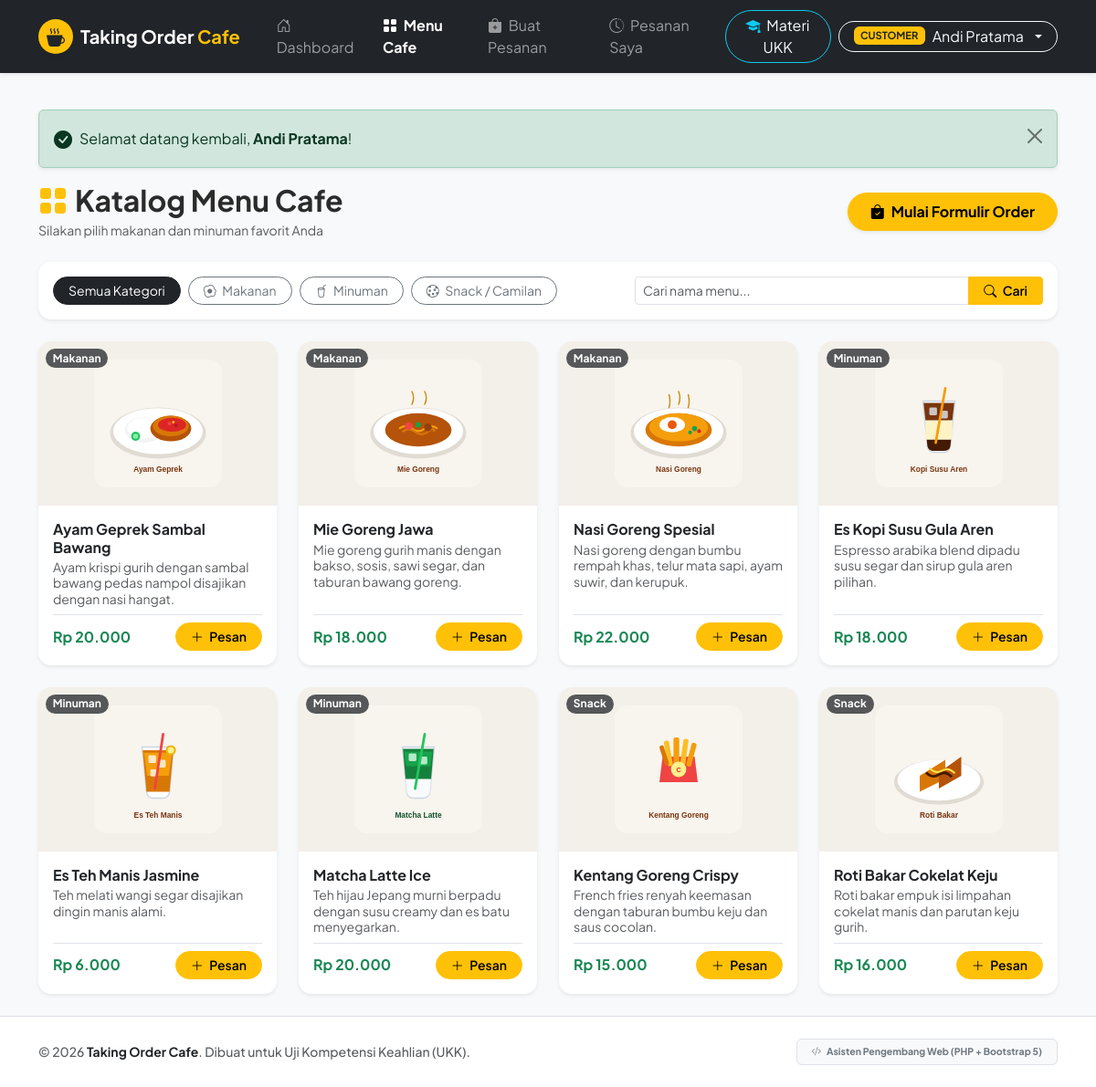
/customer/menu.php (signed in), run on the app's committed database.
### tables this page shows
CREATE TABLE IF NOT EXISTS `menus` (
    `id` INT AUTO_INCREMENT PRIMARY KEY,
    `name` VARCHAR(100) NOT NULL,
    `category` VARCHAR(50) NOT NULL,  
    `description` TEXT,
    `price` DECIMAL(10, 2) NOT NULL,
    `image` VARCHAR(255) DEFAULT 'default-menu.png',
    `status` ENUM('available', 'unavailable') NOT NULL DEFAULT 'available',
    `created_at` DATETIME DEFAULT CURRENT_TIMESTAMP
);

### customer/menu.php (the view, shortened to what this page needs)
<?php
require_once __DIR__ . '/../config/database.php';
require_once __DIR__ . '/../includes/functions.php';
$category = sanitize($_GET['category'] ?? '');
$search   = sanitize($_GET['search'] ?? '');
$sql = "SELECT * FROM menus WHERE status = 'available'";
$params = [];
$sql .= " ORDER BY category ASC, name ASC";
try {
    $stmt = $pdo->prepare($sql);
    $stmt->execute($params);
    $menus = $stmt->fetchAll();
} catch (PDOException $e) {
    $menus = [];
}
require_once __DIR__ . '/../includes/header.php';
?>
<div class="d-flex flex-column flex-md-row justify-content-between align-items-md-center gap-3 mb-4">
    <div>
        <h2 class="fw-bold mb-1"><i class="bi bi-grid-fill me-2 text-warning"></i>Katalog Menu Cafe</h2>
        <p class="text-muted small mb-0">Silakan pilih makanan dan minuman favorit Anda</p>
    </div>
    <div>
        <a href="<?php echo base_url('customer/order.php'); ?>" class="btn btn-warning rounded-pill px-4 py-2 fw-bold shadow-sm">
            <i class="bi bi-bag-check-fill me-1"></i> Mulai Formulir Order
        </a>
    </div>
</div>
<div class="card border-0 shadow-sm p-3 mb-4 bg-white">
    <form action="<?php echo base_url('customer/menu.php'); ?>" method="GET" class="row g-2 align-items-center">
        <div class="col-lg-7 d-flex flex-wrap gap-2">
            <a href="<?php echo base_url('customer/menu.php' . (!empty($search) ? '?search=' . urlencode($search) : '')); ?>"
               class="btn btn-sm rounded-pill px-3 <?php echo (empty($category) || $category === 'all') ? 'btn-dark' : 'btn-outline-secondary'; ?>">
               Semua Kategori
            </a>
            <a href="<?php echo base_url('customer/menu.php?category=Makanan' . (!empty($search) ? '&search=' . urlencode($search) : '')); ?>"
               class="btn btn-sm rounded-pill px-3 <?php echo ($category === 'Makanan') ? 'btn-dark' : 'btn-outline-secondary'; ?>">
               <i class="bi bi-egg-fried me-1"></i> Makanan
            </a>
            <a href="<?php echo base_url('customer/menu.php?category=Minuman' . (!empty($search) ? '&search=' . urlencode($search) : '')); ?>"
               class="btn btn-sm rounded-pill px-3 <?php echo ($category === 'Minuman') ? 'btn-dark' : 'btn-outline-secondary'; ?>">
               <i class="bi bi-cup-straw me-1"></i> Minuman
            </a>
            <a href="<?php echo base_url('customer/menu.php?category=Snack' . (!empty($search) ? '&search=' . urlencode($search) : '')); ?>"
               class="btn btn-sm rounded-pill px-3 <?php echo ($category === 'Snack') ? 'btn-dark' : 'btn-outline-secondary'; ?>">
               <i class="bi bi-cookie me-1"></i> Snack / Camilan
            </a>
        </div>
        <div class="col-lg-5">
            <div class="input-group">
                <input type="text" name="search" class="form-control form-control-sm" placeholder="Cari nama menu..." value="<?php echo htmlspecialchars($search); ?>">
                <button class="btn btn-sm btn-warning fw-semibold px-3" type="submit">
                    <i class="bi bi-search me-1"></i> Cari
                </button>
            </div>
        </div>
    </form>
</div>
<div class="row g-4">
    <?php if (empty($menus)): ?>
        <div class="col-12">
            <div class="card border-0 shadow-sm text-center py-5">
                <i class="bi bi-search fs-1 text-muted"></i>
                <h5 class="fw-bold mt-3 mb-1">Menu Tidak Ditemukan</h5>
                <p class="text-muted small">Coba ubah kata kunci pencarian atau filter kategori Anda.</p>
                <div>
                    <a href="<?php echo base_url('customer/menu.php'); ?>" class="btn btn-sm btn-outline-dark rounded-pill px-4">
                        Tampilkan Semua Menu
                    </a>
                </div>
            </div>
        </div>
    <?php else: ?>
        <?php foreach ($menus as $menu): ?>
            <div class="col-md-6 col-lg-3">
                <div class="card h-100 border-0 shadow-sm card-menu">
                    <div class="menu-img-wrapper position-relative">
                        <img src="<?php echo get_menu_image_url($menu['image']); ?>" alt="<?php echo htmlspecialchars($menu['name']); ?>">
                        <span class="badge bg-dark bg-opacity-75 position-absolute top-0 start-0 m-2 rounded-pill small">
                            <?php echo htmlspecialchars($menu['category']); ?>
                        </span>
                    </div>
                    <div class="card-body d-flex flex-column p-3">
                        <h6 class="fw-bold mb-1 text-dark"><?php echo htmlspecialchars($menu['name']); ?></h6>
                        <p class="text-muted small flex-grow-1 mb-2 lh-sm" style="min-height: 38px;">
                            <?php echo htmlspecialchars($menu['description']); ?>
                        </p>
                        <div class="d-flex justify-content-between align-items-center pt-2 border-top">
                            <div>
                                <span class="fw-bold text-success fs-6"><?php echo format_rupiah($menu['price']); ?></span>
                            </div>
                            <a href="<?php echo base_url('customer/order.php?select=' . $menu['id']); ?>" class="btn btn-sm btn-warning rounded-pill px-3 fw-semibold">
                                <i class="bi bi-plus-lg me-1"></i> Pesan
                            </a>
                        </div>
                    </div>
                </div>
            </div>
        <?php endforeach; ?>
    <?php endif; ?>
</div>
<?php require_once __DIR__ . '/../includes/footer.php'; ?>

### assets/css/style.css (style rules this page uses)
:root { --bs-primary: #5c3d2e; --bs-primary-rgb: 92, 61, 46; --font-family-base: 'Plus Jakarta Sans', system-ui, -apple-system, sans-serif; }
body { font-family: var(--font-family-base); color: #2b2b2b; background-color: #f8f9fa; -webkit-font-smoothing: antialiased; }
.card { border-radius: 14px; transition: transform 0.2s ease, box-shadow 0.2s ease; }
.card-menu { transition: transform 0.25s ease, box-shadow 0.25s ease; }
.menu-img-wrapper { height: 180px; background-color: #f3efe9; display: flex; align-items: center; justify-content: center; border-top-left-radius: 14px; border-top-right-radius: 14px; overflow: hidden; }
.menu-img-wrapper svg, .menu-img-wrapper img { max-height: 140px; object-fit: contain; }

### data on the page
menus: shows a picture, category "Makanan", name "Ayam Geprek Sambal Bawang", description "Ayam krispi gurih dengan sambal bawang pedas nampol disajikan dengan nasi hangat.", price "Rp 20.000"
menus: shows a picture, category "Makanan", name "Mie Goreng Jawa", description "Mie goreng gurih manis dengan bakso, sosis, sawi segar, dan taburan bawang goreng.", price "Rp 18.000"
menus: shows a picture, category "Makanan", name "Nasi Goreng Spesial", description "Nasi goreng dengan bumbu rempah khas, telur mata sapi, ayam suwir, dan kerupuk.", price "Rp 22.000"
menus: shows a picture, category "Minuman", name "Es Kopi Susu Gula Aren", description "Espresso arabika blend dipadu susu segar dan sirup gula aren pilihan.", price "Rp 18.000"
menus: shows a picture, category "Minuman", name "Es Teh Manis Jasmine", description "Teh melati wangi segar disajikan dingin manis alami.", price "Rp 6.000"
menus: shows a picture, category "Minuman", name "Matcha Latte Ice", description "Teh hijau Jepang murni berpadu dengan susu creamy dan es batu menyegarkan.", price "Rp 20.000"
menus: shows a picture, category "Snack", name "Kentang Goreng Crispy", description "French fries renyah keemasan dengan taburan bumbu keju dan saus cocolan.", price "Rp 15.000"
menus: shows a picture, category "Snack", name "Roti Bakar Cokelat Keju", description "Roti bakar empuk isi limpahan cokelat manis dan parutan keju gurih.", price "Rp 16.000"

### other printed values
$role "CUSTOMER"
$currentUser['name'] "Andi Pratama"
strip_tags($flash['message'], '<strong><b><em><code><i><small><span>') "Selamat datang kembali, Andi Pratama !"
